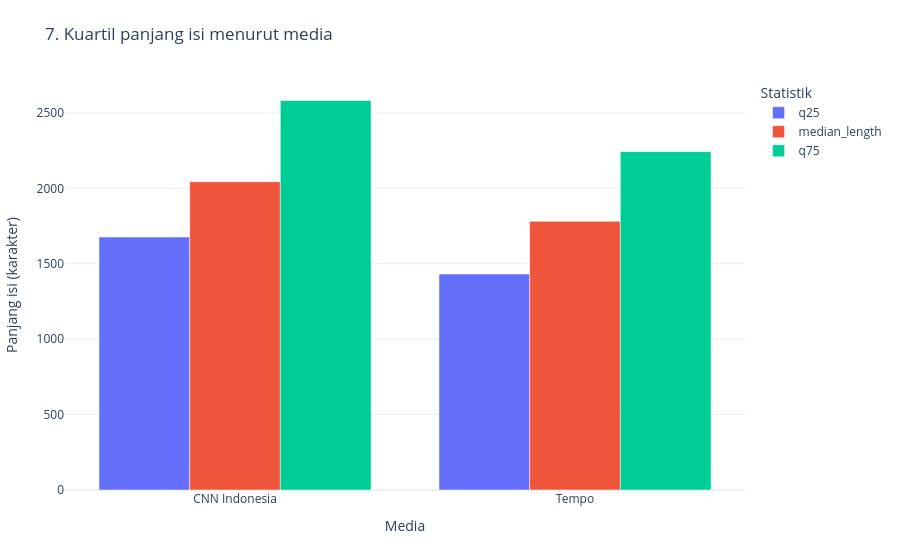

This figure's notebook cell:
### Markdown cell above
## 8. Perbandingan panjang artikel antar-media

Grafik 7 membandingkan kuartil panjang isi. Kuartil diperoleh dari seluruh baris dengan SQL, tanpa mengirim seluruh teks ke Plotly.

### Code cell
length_stats = con.sql("""
SELECT source, quantile_cont(content_length, 0.25) AS q25,
       median(content_length) AS median_length,
       quantile_cont(content_length, 0.75) AS q75,
       MAX(content_length) AS max_length
FROM news GROUP BY source ORDER BY source
""").pl()
quartiles = length_stats.unpivot(
    on=["q25", "median_length", "q75"], index="source",
    variable_name="statistic", value_name="characters"
)
fig = px.bar(quartiles.to_pandas(), x="source", y="characters", color="statistic",
             barmode="group", title="7. Kuartil panjang isi menurut media",
             labels={"source": "Media", "characters": "Panjang isi (karakter)", "statistic": "Statistik"},
             category_orders={"statistic": ["q25", "median_length", "q75"]})
show_and_save(fig, "07_length_quartiles.html")
display(length_stats)

### Figure 1 — Plotly figure (JSON) as saved in the notebook; plotly's stock layout.template omitted (floating-point values rounded to 4 significant figures)
{"data": [{"alignmentgroup": "True", "hovertemplate": "Statistik=q25<br>Media=%{x}<br>Panjang isi (karakter)=%{y}<extra></extra>", "legendgroup": "q25", "marker": {"color": "#636efa", "pattern": {"shape": ""}}, "name": "q25", "offsetgroup": "q25", "orientation": "v", "showlegend": true, "textposition": "auto", "type": "bar", "x": ["CNN Indonesia", "Tempo"], "xaxis": "x", "y": [1677.0, 1432.0], "yaxis": "y"}, {"alignmentgroup": "True", "hovertemplate": "Statistik=median_length<br>Media=%{x}<br>Panjang isi (karakter)=%{y}<extra></extra>", "legendgroup": "median_length", "marker": {"color": "#EF553B", "pattern": {"shape": ""}}, "name": "median_length", "offsetgroup": "median_length", "orientation": "v", "showlegend": true, "textposition": "auto", "type": "bar", "x": ["CNN Indonesia", "Tempo"], "xaxis": "x", "y": [2044.0, 1781.0], "yaxis": "y"}, {"alignmentgroup": "True", "hovertemplate": "Statistik=q75<br>Media=%{x}<br>Panjang isi (karakter)=%{y}<extra></extra>", "legendgroup": "q75", "marker": {"color": "#00cc96", "pattern": {"shape": ""}}, "name": "q75", "offsetgroup": "q75", "orientation": "v", "showlegend": true, "textposition": "auto", "type": "bar", "x": ["CNN Indonesia", "Tempo"], "xaxis": "x", "y": [2582.0, 2243.0], "yaxis": "y"}], "layout": {"barmode": "group", "hovermode": "closest", "legend": {"title": {"text": "Statistik"}, "tracegroupgap": 0}, "margin": {"b": 70, "l": 60, "r": 30, "t": 80}, "title": {"text": "7. Kuartil panjang isi menurut media"}, "xaxis": {"anchor": "y", "domain": [0, 1], "title": {"text": "Media"}}, "yaxis": {"anchor": "x", "domain": [0, 1], "title": {"text": "Panjang isi (karakter)"}}}}
